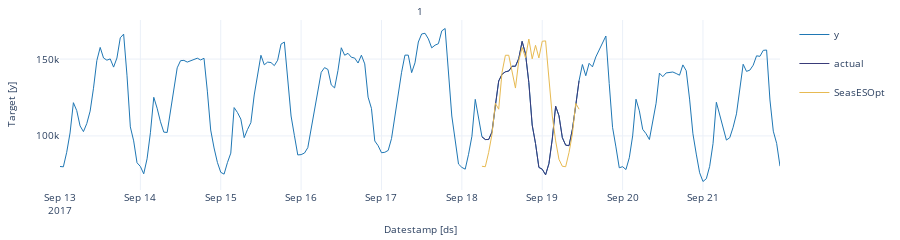
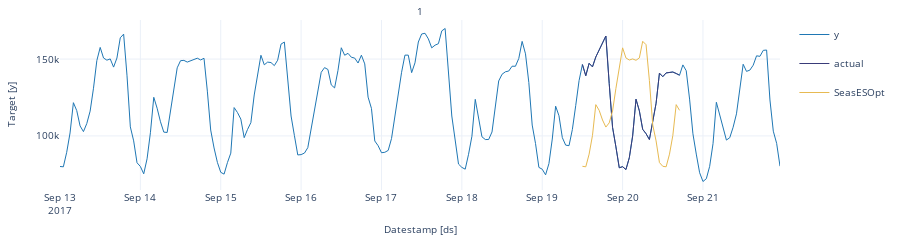
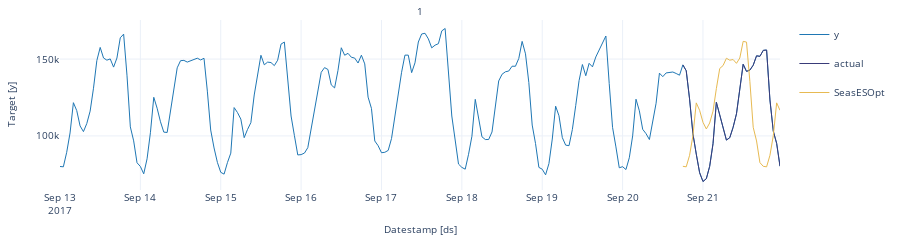

Write notebook code for charts like these, in order.
### Markdown cell above
We’ll now plot the forecast for each cutoff period. To make the plots clearer, we’ll rename the actual values in each period.

### Code cell
crossvalidation_df.rename(columns = {'y' : 'actual'}, inplace = True) # rename actual values 

cutoff = crossvalidation_df['cutoff'].unique()

for k in range(len(cutoff)): 
    cv = crossvalidation_df[crossvalidation_df['cutoff'] == cutoff[k]]
    StatsForecast.plot(df, cv.loc[:, cv.columns != 'cutoff'])

### Figure 1 — Plotly figure (JSON) as saved in the notebook; plotly's stock layout.template omitted (floating-point values rounded to 4 significant figures; data arrays with more than 128 entries replaced by an {"elided": "..."} marker saying what was removed)
{"data": [{"legendgroup": "y", "line": {"color": "#1f77b4", "width": 1}, "mode": "lines", "name": "y", "showlegend": true, "type": "scatter", "x": {"elided": "216 str values"}, "xaxis": "x", "y": {"elided": "216 int values"}, "yaxis": "y"}, {"legendgroup": "actual", "line": {"color": "#393b79", "width": 1}, "mode": "lines", "name": "actual", "showlegend": true, "type": "scatter", "x": ["2017-09-18T06:00:00", "2017-09-18T07:00:00", "2017-09-18T08:00:00", "2017-09-18T09:00:00", "2017-09-18T10:00:00", "2017-09-18T11:00:00", "2017-09-18T12:00:00", "2017-09-18T13:00:00", "2017-09-18T14:00:00", "2017-09-18T15:00:00", "2017-09-18T16:00:00", "2017-09-18T17:00:00", "2017-09-18T18:00:00", "2017-09-18T19:00:00", "2017-09-18T20:00:00", "2017-09-18T21:00:00", "2017-09-18T22:00:00", "2017-09-18T23:00:00", "2017-09-19T00:00:00", "2017-09-19T01:00:00", "2017-09-19T02:00:00", "2017-09-19T03:00:00", "2017-09-19T04:00:00", "2017-09-19T05:00:00", "2017-09-19T06:00:00", "2017-09-19T07:00:00", "2017-09-19T08:00:00", "2017-09-19T09:00:00", "2017-09-19T10:00:00", "2017-09-19T11:00:00"], "xaxis": "x", "y": [99440, 97655, 97655, 102565, 119930, 135755, 140120, 141730, 142220, 145360, 145335, 150410, 161520, 153415, 134720, 107065, 95045, 79515, 78335, 74670, 81990, 97950, 119345, 113115, 98880, 94000, 93660, 104185, 119750, 135990], "yaxis": "y"}, {"legendgroup": "SeasESOpt", "line": {"color": "#e7ba52", "width": 1}, "mode": "lines", "name": "SeasESOpt", "showlegend": true, "type": "scatter", "x": ["2017-09-18T06:00:00", "2017-09-18T07:00:00", "2017-09-18T08:00:00", "2017-09-18T09:00:00", "2017-09-18T10:00:00", "2017-09-18T11:00:00", "2017-09-18T12:00:00", "2017-09-18T13:00:00", "2017-09-18T14:00:00", "2017-09-18T15:00:00", "2017-09-18T16:00:00", "2017-09-18T17:00:00", "2017-09-18T18:00:00", "2017-09-18T19:00:00", "2017-09-18T20:00:00", "2017-09-18T21:00:00", "2017-09-18T22:00:00", "2017-09-18T23:00:00", "2017-09-19T00:00:00", "2017-09-19T01:00:00", "2017-09-19T02:00:00", "2017-09-19T03:00:00", "2017-09-19T04:00:00", "2017-09-19T05:00:00", "2017-09-19T06:00:00", "2017-09-19T07:00:00", "2017-09-19T08:00:00", "2017-09-19T09:00:00", "2017-09-19T10:00:00", "2017-09-19T11:00:00"], "xaxis": "x", "y": [80240.0, 79960.0, 89250.0, 101100.0, 121200.0, 117400.0, 141400.0, 152500.0, 152500.0, 141100.0, 131100.0, 148900.0, 157500.0, 150800.0, 163000.0, 150100.0, 159000.0, 150700.0, 161600.0, 161800.0, 136600.0, 113000.0, 96770.0, 84730.0, 80240.0, 79960.0, 89250.0, 101100.0, 121200.0, 117400.0], "yaxis": "y"}], "layout": {"annotations": [{"font": {"size": 10}, "showarrow": false, "text": "1", "x": 0.5, "xanchor": "center", "xref": "paper", "y": 1, "yanchor": "bottom", "yref": "paper"}, {"font": {"size": 10}, "showarrow": false, "text": "Datestamp [ds]", "x": 0.5, "xanchor": "center", "xref": "paper", "y": 0, "yanchor": "top", "yref": "paper", "yshift": -30}, {"font": {"size": 10}, "showarrow": false, "text": "Target [y]", "textangle": -90, "x": 0, "xanchor": "right", "xref": "paper", "xshift": -40, "y": 0.5, "yanchor": "middle", "yref": "paper"}], "autosize": true, "font": {"size": 10}, "height": 150, "margin": {"b": 50, "l": 60, "r": 10, "t": 20}, "xaxis": {"anchor": "y", "domain": [0, 1], "showticklabels": true, "visible": true}, "yaxis": {"anchor": "x", "domain": [0, 1]}}}

### Figure 2 — Plotly figure (JSON) as saved in the notebook; plotly's stock layout.template omitted (floating-point values rounded to 4 significant figures; data arrays with more than 128 entries replaced by an {"elided": "..."} marker saying what was removed)
{"data": [{"legendgroup": "y", "line": {"color": "#1f77b4", "width": 1}, "mode": "lines", "name": "y", "showlegend": true, "type": "scatter", "x": {"elided": "216 str values"}, "xaxis": "x", "y": {"elided": "216 int values"}, "yaxis": "y"}, {"legendgroup": "actual", "line": {"color": "#393b79", "width": 1}, "mode": "lines", "name": "actual", "showlegend": true, "type": "scatter", "x": ["2017-09-19T12:00:00", "2017-09-19T13:00:00", "2017-09-19T14:00:00", "2017-09-19T15:00:00", "2017-09-19T16:00:00", "2017-09-19T17:00:00", "2017-09-19T18:00:00", "2017-09-19T19:00:00", "2017-09-19T20:00:00", "2017-09-19T21:00:00", "2017-09-19T22:00:00", "2017-09-19T23:00:00", "2017-09-20T00:00:00", "2017-09-20T01:00:00", "2017-09-20T02:00:00", "2017-09-20T03:00:00", "2017-09-20T04:00:00", "2017-09-20T05:00:00", "2017-09-20T06:00:00", "2017-09-20T07:00:00", "2017-09-20T08:00:00", "2017-09-20T09:00:00", "2017-09-20T10:00:00", "2017-09-20T11:00:00", "2017-09-20T12:00:00", "2017-09-20T13:00:00", "2017-09-20T14:00:00", "2017-09-20T15:00:00", "2017-09-20T16:00:00", "2017-09-20T17:00:00"], "xaxis": "x", "y": [146455, 139165, 147225, 144935, 151370, 156080, 161385, 165010, 134090, 105585, 92855, 79270, 79980, 78110, 85785, 100010, 123880, 116335, 104290, 101440, 97635, 108265, 121250, 140850, 138555, 140990, 141525, 141590, 140610, 139515], "yaxis": "y"}, {"legendgroup": "SeasESOpt", "line": {"color": "#e7ba52", "width": 1}, "mode": "lines", "name": "SeasESOpt", "showlegend": true, "type": "scatter", "x": ["2017-09-19T12:00:00", "2017-09-19T13:00:00", "2017-09-19T14:00:00", "2017-09-19T15:00:00", "2017-09-19T16:00:00", "2017-09-19T17:00:00", "2017-09-19T18:00:00", "2017-09-19T19:00:00", "2017-09-19T20:00:00", "2017-09-19T21:00:00", "2017-09-19T22:00:00", "2017-09-19T23:00:00", "2017-09-20T00:00:00", "2017-09-20T01:00:00", "2017-09-20T02:00:00", "2017-09-20T03:00:00", "2017-09-20T04:00:00", "2017-09-20T05:00:00", "2017-09-20T06:00:00", "2017-09-20T07:00:00", "2017-09-20T08:00:00", "2017-09-20T09:00:00", "2017-09-20T10:00:00", "2017-09-20T11:00:00", "2017-09-20T12:00:00", "2017-09-20T13:00:00", "2017-09-20T14:00:00", "2017-09-20T15:00:00", "2017-09-20T16:00:00", "2017-09-20T17:00:00"], "xaxis": "x", "y": [80220.0, 79910.0, 88120.0, 100300.0, 120400.0, 116600.0, 110400.0, 105800.0, 108500.0, 116200.0, 130900.0, 145600.0, 157300.0, 150700.0, 149400.0, 150100.0, 149200.0, 150700.0, 161600.0, 159400.0, 136100.0, 107100.0, 96760.0, 82640.0, 80220.0, 79910.0, 88120.0, 100300.0, 120400.0, 116600.0], "yaxis": "y"}], "layout": {"annotations": [{"font": {"size": 10}, "showarrow": false, "text": "1", "x": 0.5, "xanchor": "center", "xref": "paper", "y": 1, "yanchor": "bottom", "yref": "paper"}, {"font": {"size": 10}, "showarrow": false, "text": "Datestamp [ds]", "x": 0.5, "xanchor": "center", "xref": "paper", "y": 0, "yanchor": "top", "yref": "paper", "yshift": -30}, {"font": {"size": 10}, "showarrow": false, "text": "Target [y]", "textangle": -90, "x": 0, "xanchor": "right", "xref": "paper", "xshift": -40, "y": 0.5, "yanchor": "middle", "yref": "paper"}], "autosize": true, "font": {"size": 10}, "height": 150, "margin": {"b": 50, "l": 60, "r": 10, "t": 20}, "xaxis": {"anchor": "y", "domain": [0, 1], "showticklabels": true, "visible": true}, "yaxis": {"anchor": "x", "domain": [0, 1]}}}

### Figure 3 — Plotly figure (JSON) as saved in the notebook; plotly's stock layout.template omitted (floating-point values rounded to 4 significant figures; data arrays with more than 128 entries replaced by an {"elided": "..."} marker saying what was removed)
{"data": [{"legendgroup": "y", "line": {"color": "#1f77b4", "width": 1}, "mode": "lines", "name": "y", "showlegend": true, "type": "scatter", "x": {"elided": "216 str values"}, "xaxis": "x", "y": {"elided": "216 int values"}, "yaxis": "y"}, {"legendgroup": "actual", "line": {"color": "#393b79", "width": 1}, "mode": "lines", "name": "actual", "showlegend": true, "type": "scatter", "x": ["2017-09-20T18:00:00", "2017-09-20T19:00:00", "2017-09-20T20:00:00", "2017-09-20T21:00:00", "2017-09-20T22:00:00", "2017-09-20T23:00:00", "2017-09-21T00:00:00", "2017-09-21T01:00:00", "2017-09-21T02:00:00", "2017-09-21T03:00:00", "2017-09-21T04:00:00", "2017-09-21T05:00:00", "2017-09-21T06:00:00", "2017-09-21T07:00:00", "2017-09-21T08:00:00", "2017-09-21T09:00:00", "2017-09-21T10:00:00", "2017-09-21T11:00:00", "2017-09-21T12:00:00", "2017-09-21T13:00:00", "2017-09-21T14:00:00", "2017-09-21T15:00:00", "2017-09-21T16:00:00", "2017-09-21T17:00:00", "2017-09-21T18:00:00", "2017-09-21T19:00:00", "2017-09-21T20:00:00", "2017-09-21T21:00:00", "2017-09-21T22:00:00", "2017-09-21T23:00:00"], "xaxis": "x", "y": [146215, 142425, 123945, 101360, 88170, 76050, 70335, 72150, 80195, 94945, 121910, 113950, 106495, 97290, 98860, 105635, 114380, 132335, 146630, 141995, 142815, 146020, 152120, 151790, 155665, 155890, 123395, 103080, 95155, 80285], "yaxis": "y"}, {"legendgroup": "SeasESOpt", "line": {"color": "#e7ba52", "width": 1}, "mode": "lines", "name": "SeasESOpt", "showlegend": true, "type": "scatter", "x": ["2017-09-20T18:00:00", "2017-09-20T19:00:00", "2017-09-20T20:00:00", "2017-09-20T21:00:00", "2017-09-20T22:00:00", "2017-09-20T23:00:00", "2017-09-21T00:00:00", "2017-09-21T01:00:00", "2017-09-21T02:00:00", "2017-09-21T03:00:00", "2017-09-21T04:00:00", "2017-09-21T05:00:00", "2017-09-21T06:00:00", "2017-09-21T07:00:00", "2017-09-21T08:00:00", "2017-09-21T09:00:00", "2017-09-21T10:00:00", "2017-09-21T11:00:00", "2017-09-21T12:00:00", "2017-09-21T13:00:00", "2017-09-21T14:00:00", "2017-09-21T15:00:00", "2017-09-21T16:00:00", "2017-09-21T17:00:00", "2017-09-21T18:00:00", "2017-09-21T19:00:00", "2017-09-21T20:00:00", "2017-09-21T21:00:00", "2017-09-21T22:00:00", "2017-09-21T23:00:00"], "xaxis": "x", "y": [80220.0, 79890.0, 87380.0, 100200.0, 121500.0, 116600.0, 108900.0, 104500.0, 108400.0, 116100.0, 130800.0, 143900.0, 145800.0, 150500.0, 149300.0, 149700.0, 147235, 150700.0, 161500.0, 161100.0, 135500.0, 105600.0, 96720.0, 82610.0, 80220.0, 79890.0, 87380.0, 100200.0, 121500.0, 116600.0], "yaxis": "y"}], "layout": {"annotations": [{"font": {"size": 10}, "showarrow": false, "text": "1", "x": 0.5, "xanchor": "center", "xref": "paper", "y": 1, "yanchor": "bottom", "yref": "paper"}, {"font": {"size": 10}, "showarrow": false, "text": "Datestamp [ds]", "x": 0.5, "xanchor": "center", "xref": "paper", "y": 0, "yanchor": "top", "yref": "paper", "yshift": -30}, {"font": {"size": 10}, "showarrow": false, "text": "Target [y]", "textangle": -90, "x": 0, "xanchor": "right", "xref": "paper", "xshift": -40, "y": 0.5, "yanchor": "middle", "yref": "paper"}], "autosize": true, "font": {"size": 10}, "height": 150, "margin": {"b": 50, "l": 60, "r": 10, "t": 20}, "xaxis": {"anchor": "y", "domain": [0, 1], "showticklabels": true, "visible": true}, "yaxis": {"anchor": "x", "domain": [0, 1]}}}
